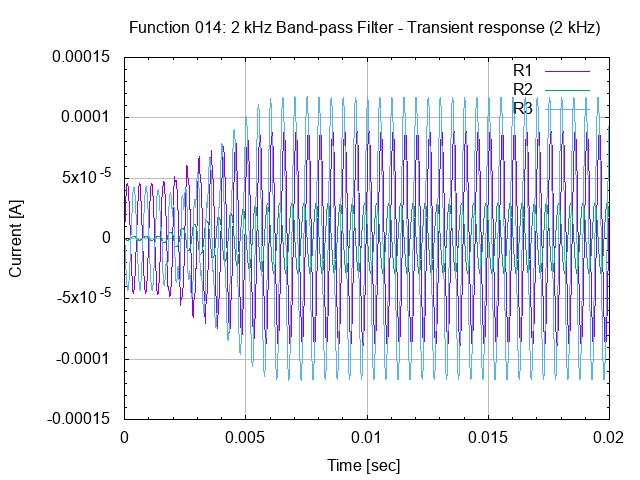

Source code (gnuplot):
# set terminal
set term png

# set graph
set output "26.014.00.02.01.png"
set title "Function 014: 2 kHz Band-pass Filter - Transient response (2 kHz)"

# setup Y-axis
set grid ytics lt 1 lw 1 lc rgb "#bbbbbb"
set mytics
set ylabel "Current [A]"

# setup X-axis
set grid xtics lt 1 lw 1 lc rgb "#bbbbbb"
set mxtics
set xrange [0:0.02]
set xlabel "Time [sec]"

# setup plot style
set style data lines
plot '26.014.00.02.01.dat' using 1:2 title "R1", \
     '26.014.00.02.01.dat' using 1:3 title "R2", \
     '26.014.00.02.01.dat' using 1:4 title "R3"

# set output back to default
set output

# reset terminal type
set terminal pop
